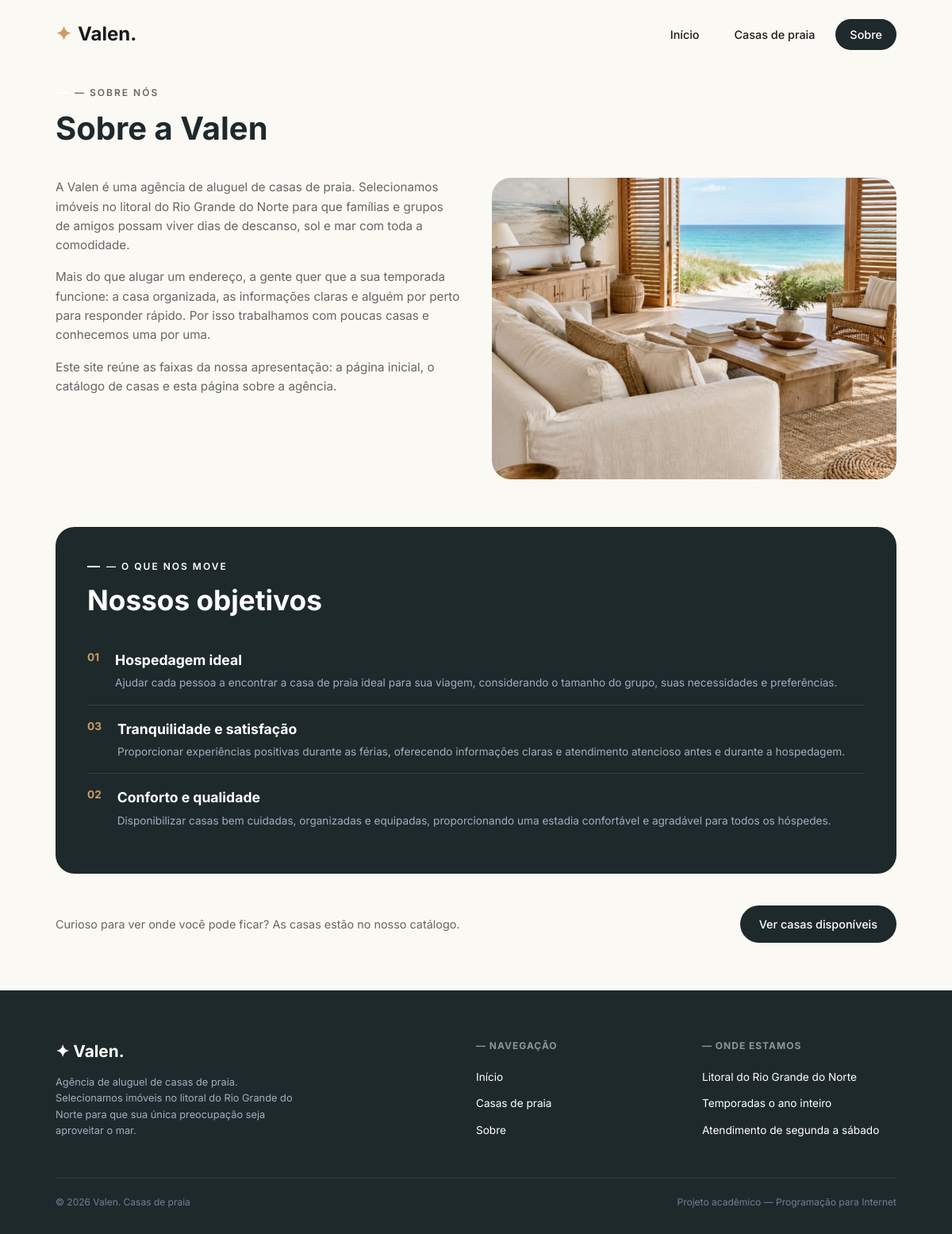
The app's page /sobre/ with its own data.
### core/models.py (models this page shows, shortened)
class Objetivo(models.Model):
    numero = models.CharField(max_length=5)
    titulo = models.CharField(max_length=100)
    descricao = models.TextField()
    ordem = models.PositiveIntegerField(default=1)
    class Meta:
        ordering = ['ordem', 'numero']

### core/views.py (the view)
# urls.py: path('sobre/', views.sobre, name='sobre'),
def sobre(request):
    objetivos = Objetivo.objects.all()
    return render(request, 'core/sobre.html', {
        'objetivos': objetivos
    })

### core/templates/core/sobre.html (shortened to what this page needs)
{% extends 'core/base.html' %}
{% load static %}
{% block content %}
<div class="container">
    <div style="margin-top: 20px; margin-bottom: 40px;">
        <span class="sub-tag" style="color: var(--text-muted); margin-bottom: 4px;">— SOBRE NÓS</span>
        <h1 class="section-title" style="font-size: 2.5rem; margin-bottom: 30px;">Sobre a Valen</h1>
        <div class="about-grid">
            <div>
                <p style="margin-bottom: 16px; color: var(--text-muted); font-size: 0.95rem;">
                    A Valen é uma agência de aluguel de casas de praia. Selecionamos imóveis no litoral do Rio Grande do Norte para que famílias e grupos de amigos possam viver dias de descanso, sol e mar com toda a comodidade.
                </p>
                <p style="margin-bottom: 16px; color: var(--text-muted); font-size: 0.95rem;">
                    Mais do que alugar um endereço, a gente quer que a sua temporada funcione: a casa organizada, as informações claras e alguém por perto para responder rápido. Por isso trabalhamos com poucas casas e conhecemos uma por uma.
                </p>
                <p style="color: var(--text-muted); font-size: 0.95rem;">
                    Este site reúne as faixas da nossa apresentação: a página inicial, o catálogo de casas e esta página sobre a agência.
                </p>
            </div>
            <div class="split-img-wrapper" style="height: 380px;">
                <img src="{% static 'core/images/download (5).jpg' %}" alt="Varanda da Valen ao pôr do sol" class="split-img">
            </div>
        </div>
    </div>
    <section class="goals-card">
        <span class="sub-tag">— O QUE NOS MOVE</span>
        <h2 class="cta-title" style="margin-bottom: 24px;">Nossos objetivos</h2>
        {% for objetivo in objetivos %}
        <div class="goal-item">
            <span class="goal-num">{{ objetivo.numero }}</span>
            <div>
                <h3 class="goal-title">{{ objetivo.titulo }}</h3>
                <p class="goal-desc">{{ objetivo.descricao }}</p>
            </div>
        </div>
        {% empty %}
        <p>Nenhum objetivo cadastrado.</p>
        {% endfor %}
    </section>
    <div style="display: flex; justify-content: space-between; align-items: center; margin-bottom: 60px;">
        <p style="color: var(--text-muted); font-size: 0.9rem;">
            Curioso para ver onde você pode ficar? As casas estão no nosso catálogo.
        </p>
        <a href="{% url 'casas' %}" class="btn btn-dark">Ver casas disponíveis</a>
    </div>
</div>
{% endblock %}

### core/templates/core/base.html (shortened to what this page needs)
{% load static %}
<!DOCTYPE html>
<html lang="pt-br">
<head>
    <link rel="stylesheet" href="{% static 'core/style.css' %}">
</head>
<body>
    <header class="main-header">
        <div class="container">
            <a href="{% url 'home' %}" class="logo">
                <span>✦</span> Valen.
            </a>
             <nav class="main-nav">
                <a href="{% url 'home' %}" class="nav-link {% if request.resolver_match.url_name == 'home' %}active{% endif %}">Início</a>
                <a href="{% url 'casas' %}" class="nav-link {% if request.resolver_match.url_name == 'casas' %}active{% endif %}">Casas de praia</a>
                <a href="{% url 'sobre' %}" class="nav-link {% if request.resolver_match.url_name == 'sobre' %}active{% endif %}">Sobre</a>
            </nav>
        </div>
    </header>
    <main>
        {% block content %}
        {% endblock %}
    </main>
    <footer class="main-footer">
        <div class="container">
            <div class="footer-grid">
                <div>
                    <a href="{% url 'home' %}" class="footer-logo">✦ Valen.</a>
                    <p class="footer-desc">
                        Agência de aluguel de casas de praia. Selecionamos imóveis no litoral do Rio Grande do Norte para que sua única preocupação seja aproveitar o mar.
                    </p>
                </div>
                <div>
                    <h4 class="footer-heading">— NAVEGAÇÃO</h4>
                    <ul class="footer-links">
                        <li><a href="{% url 'home' %}">Início</a></li>
                        <li><a href="{% url 'casas' %}">Casas de praia</a></li>
                        <li><a href="{% url 'sobre' %}">Sobre</a></li>
                    </ul>
                </div>
                <div>
                    <h4 class="footer-heading">— ONDE ESTAMOS</h4>
                    <ul class="footer-links">
                        <li><a href="#">Litoral do Rio Grande do Norte</a></li>
                        <li><a href="#">Temporadas o ano inteiro</a></li>
                        <li><a href="#">Atendimento de segunda a sábado</a></li>
                    </ul>
                </div>
            </div>
            <div class="footer-bottom">
                <p>&copy; 2026 Valen. Casas de praia</p>
                <p>Projeto acadêmico — Programação para Internet</p>
            </div>
        </div>
    </footer>
</body>
</html>

### core/static/core/style.css (style rules this page uses)
:root { --bg-main: #fbf9f4; --bg-card: #ffffff; --bg-dark: #1e292b; --bg-accent-light: #ece7db; --text-main: #1a1a1a; --text-muted: #666666; --text-light: #e2e8f0; --accent-tan: #e1cfb4; --radius-lg: 24px; --radius-md: 16px; --radius-sm: 8px; }
* { margin: 0; padding: 0; box-sizing: border-box; }
body { font-family: 'Inter', -apple-system, BlinkMacSystemFont, sans-serif; background-color: var(--bg-main); color: var(--text-main); line-height: 1.6; display: flex; flex-direction: column; min-height: 100vh; }
.container { max-width: 1100px; margin: 0 auto; padding: 0 20px; width: 100%; }
.main-header { padding: 24px 0; }
.main-header .container { display: flex; justify-content: space-between; align-items: center; }
.logo { font-size: 1.5rem; font-weight: 700; color: var(--text-main); text-decoration: none; display: flex; align-items: center; gap: 8px; }
.logo span { color: #c89d66; }
.main-nav { display: flex; gap: 8px; background-color: transparent; }
.nav-link { text-decoration: none; color: var(--text-main); padding: 8px 18px; border-radius: 20px; font-size: 0.9rem; font-weight: 500; transition: all 0.2s ease; }
.nav-link.active { background-color: var(--bg-dark); color: #ffffff; }
.sub-tag { text-transform: uppercase; letter-spacing: 2px; font-size: 0.75rem; font-weight: 600; color: #ffffff; margin-bottom: 12px; display: flex; align-items: center; gap: 8px; }
.sub-tag::before { content: ''; display: inline-block; width: 16px; height: 2px; background-color: #ffffff; }
.btn { display: inline-block; padding: 12px 24px; border-radius: 24px; font-size: 0.9rem; font-weight: 500; text-decoration: none; cursor: pointer; border: none; transition: transform 0.2s, opacity 0.2s; }
.btn-dark { background-color: var(--bg-dark); color: #ffffff; }
.section-title { font-size: 2rem; font-weight: 700; color: var(--bg-dark); }
.split-img-wrapper { height: 480px; border-radius: var(--radius-lg); overflow: hidden; }
.split-img { width: 100%; height: 100%; object-fit: cover; }
.cta-title { font-size: 2.2rem; font-weight: 700; margin-bottom: 12px; max-width: 400px; line-height: 1.2; }
.about-grid { display: grid; grid-template-columns: 1fr 1fr; gap: 40px; margin-bottom: 60px; }
.goals-card { background-color: var(--bg-dark); color: #ffffff; border-radius: var(--radius-lg); padding: 40px; margin-bottom: 40px; }
.goal-item { display: flex; gap: 20px; padding: 16px 0; border-bottom: 1px solid rgba(255,255,255,0.1); }
.goal-item:last-child { border-bottom: none; }
.goal-num { font-size: 0.85rem; font-weight: 700; color: #c89d66; }
.goal-title { font-size: 1.1rem; font-weight: 700; margin-bottom: 4px; }
.goal-desc { font-size: 0.85rem; color: #a0aec0; }
.main-footer { background-color: var(--bg-dark); color: #ffffff; padding: 60px 0 30px; margin-top: auto; }
.footer-grid { display: grid; grid-template-columns: 2fr 1fr 1fr; gap: 40px; margin-bottom: 40px; }
.footer-logo { font-size: 1.3rem; font-weight: 700; color: #ffffff; margin-bottom: 12px; display: block; text-decoration: none; }
.footer-desc { color: #a0aec0; font-size: 0.8rem; max-width: 300px; }
.footer-heading { font-size: 0.75rem; text-transform: uppercase; letter-spacing: 1px; color: rgba(255, 255, 255, 0.5); margin-bottom: 16px; }
.footer-links { list-style: none; }
.footer-links li { margin-bottom: 8px; }
.footer-links a { color: #ffffff; text-decoration: none; font-size: 0.85rem; }
.footer-bottom { border-top: 1px solid rgba(255, 255, 255, 0.1); padding-top: 20px; display: flex; justify-content: space-between; font-size: 0.75rem; color: #718096; }

### records on screen
Objetivo: numero "01", titulo "Hospedagem ideal", descricao "Ajudar cada pessoa a encontrar a casa de praia ideal para sua viagem, considerando o tamanho do grupo, suas necessidades e preferências."
Objetivo: numero "03", titulo "Tranquilidade e satisfação", descricao "Proporcionar experiências positivas durante as férias, oferecendo informações claras e atendimento atencioso antes e durante a hospedagem."
Objetivo: numero "02", titulo "Conforto e qualidade", descricao "Disponibilizar casas bem cuidadas, organizadas e equipadas, proporcionando uma estadia confortável e agradável para todos os hóspedes."
